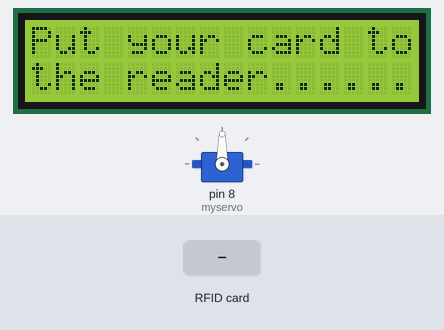
A sketch run on a simulated Arduino Uno, built with avr-gcc and run on an emulated ATmega328P. On the bench: servo, 16×2 character LCD. Inputs (shaded band) come from the test bench. What the sketch prints to the serial monitor is not drawn.

Above: at 4.3 s.
4.4 s: RFID card C7 AB B2 4D held to the reader
At 5.4 s:
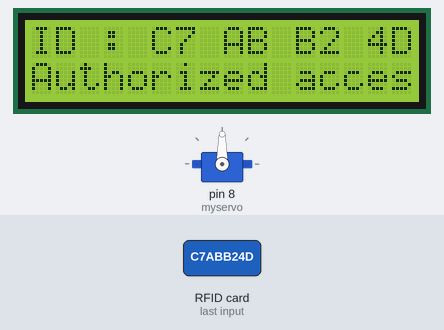
At 6.2 s:
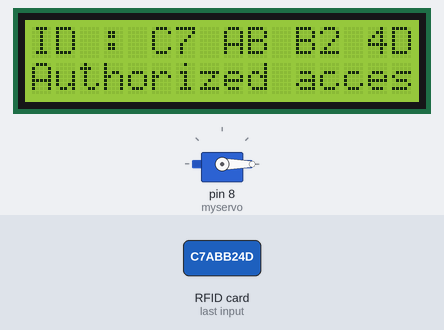
Timing chart, 0 to 12.3 s (numbered marks = the images above; inputs shaded):
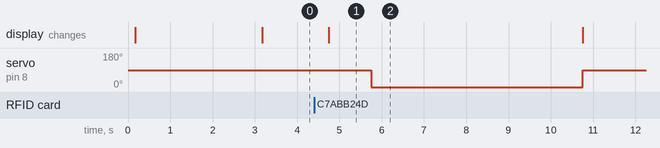

The sketch:

rfid_with_SERVO.ino
```cpp
#include <Servo.h>
#include <SPI.h>
#include <MFRC522.h>
#include <LiquidCrystal.h>
Servo myservo;
#define SS_PIN 10   //RST,SDA(SS),MOSI,MISO,SCK (9,10,11,12,13)
#define RST_PIN 9
MFRC522 mfrc522(SS_PIN, RST_PIN);   // Create MFRC522 instance.
LiquidCrystal lcd(2, 3, 4, 5, 6, 7);
void setup()
{
   Serial.begin(9600);    // Setting the baud rate of Serial Monitor (Arduino)
   delay(100);
   myservo.attach(8);
  // pinMode(1, OUTPUT);
  //digitalWrite(1,HIGH);
   lcd.begin(16, 2);
   lcd.setCursor(0, 0);
   lcd.print("Welcome!!");
   lcd.setCursor(0, 1);
   lcd.print("Circuit is Ready");
   delay(3000);
   lcd.clear();
   SPI.begin();      // Initiate  SPI bus
   Serial.println("Put your card to the reader...");
   Serial.println();
}
void loop()
{
  lcd.clear();
  lcd.setCursor(0, 0);
  lcd.print("Put your card to");
  lcd.setCursor(0, 1);
  lcd.print("the reader......");
  delay(500);

//   Look for new cards
  if ( ! mfrc522.PICC_IsNewCardPresent())
  {
   return;
  }
  // Select one of the cards
  if ( ! mfrc522.PICC_ReadCardSerial())
  {
    return;
  }
  //Show UID on serial monitor
  Serial.print("UID tag :");
  String content= "";
  byte letter;
  for (byte i = 0; i < mfrc522.uid.size; i++)
  {
     Serial.print(mfrc522.uid.uidByte[i] < 0x10 ? " 0" : " ");
     Serial.print(mfrc522.uid.uidByte[i], HEX);
     content.concat(String(mfrc522.uid.uidByte[i] < 0x10 ? " 0" : " "));
     content.concat(String(mfrc522.uid.uidByte[i], HEX));
  }
  Serial.println();
  Serial.print("Message : ");
  content.toUpperCase();
  if (content.substring(1) == "C7 AB B2 4D") //change here the UID of the card/cards that you want to give access
  {
   lcd.clear();
    lcd.setCursor(0, 0);
    lcd.print("ID : ");
    lcd.print(content.substring(1));
    lcd.setCursor(0, 1);
    lcd.print("Authorized access");
    Serial.println("Authorized access");
    Serial.println("gate is open");
    delay(1000);
    myservo.write(0);
    delay(5000);
    myservo.write(90);
  }
 else if(content.substring(1) == "C7 AB B2 4D")
 {
    lcd.clear();
    lcd.setCursor(0, 0);
    lcd.print("ID : ");
    lcd.print(content.substring(1));
    lcd.setCursor(0, 1);
    lcd.print("Access denied");
    delay(2000);
    Serial.println(" Access denied");
    delay(1000);
     }
}
```

Measured:
- after the input at 4.4 s, servo on pin 8 (myservo): 90° → 0° after 1.4 s, → 90° 5.0 s later; the display: changes after 0.35 s (image 1)
